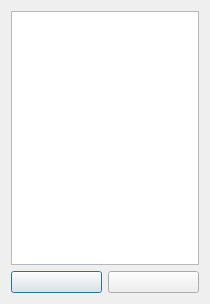
<?xml version="1.0" encoding="UTF-8"?>
<ui version="4.0">
 <class>Dialog</class>
 <widget class="QDialog" name="Dialog">
  <property name="geometry">
   <rect>
    <x>0</x>
    <y>0</y>
    <width>210</width>
    <height>304</height>
   </rect>
  </property>
  <property name="windowTitle">
   <string>Composicao</string>
  </property>
  <layout class="QGridLayout" name="gridLayout">
   <item row="1" column="0">
    <widget class="QPushButton" name="PBAdicionarComprimentos">
     <property name="text">
      <string/>
     </property>
     <property name="icon">
      <iconset resource="icons.qrc">
       <normaloff>:/newPrefix/Icons/plus.png</normaloff>:/newPrefix/Icons/plus.png</iconset>
     </property>
    </widget>
   </item>
   <item row="1" column="1">
    <widget class="QPushButton" name="PBEditarComprimentos">
     <property name="text">
      <string/>
     </property>
     <property name="icon">
      <iconset resource="icons.qrc">
       <normaloff>:/newPrefix/Icons/005-writer.png</normaloff>:/newPrefix/Icons/005-writer.png</iconset>
     </property>
    </widget>
   </item>
   <item row="0" column="0" colspan="2">
    <widget class="QTableView" name="TVComprimentos"/>
   </item>
  </layout>
 </widget>
 <resources>
  <include location="icons.qrc"/>
 </resources>
 <connections/>
</ui>
